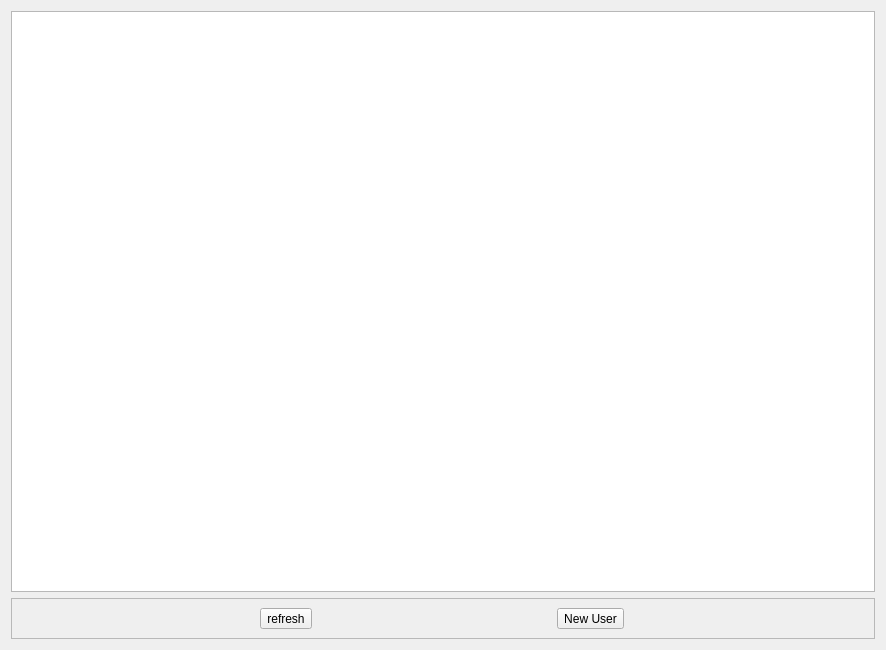
<?xml version="1.0" encoding="UTF-8"?>
<ui version="4.0">
 <class>UsersTab</class>
 <widget class="QWidget" name="UsersTab">
  <property name="geometry">
   <rect>
    <x>0</x>
    <y>0</y>
    <width>886</width>
    <height>650</height>
   </rect>
  </property>
  <property name="windowTitle">
   <string>Form</string>
  </property>
  <layout class="QVBoxLayout" name="verticalLayout">
   <item>
    <widget class="QTableView" name="tableView">
     <property name="contextMenuPolicy">
      <enum>Qt::CustomContextMenu</enum>
     </property>
     <property name="editTriggers">
      <set>QAbstractItemView::NoEditTriggers</set>
     </property>
     <property name="alternatingRowColors">
      <bool>true</bool>
     </property>
     <property name="selectionMode">
      <enum>QAbstractItemView::ExtendedSelection</enum>
     </property>
     <property name="selectionBehavior">
      <enum>QAbstractItemView::SelectRows</enum>
     </property>
     <property name="gridStyle">
      <enum>Qt::SolidLine</enum>
     </property>
     <attribute name="horizontalHeaderStretchLastSection">
      <bool>true</bool>
     </attribute>
     <attribute name="verticalHeaderVisible">
      <bool>false</bool>
     </attribute>
     <attribute name="verticalHeaderDefaultSectionSize">
      <number>40</number>
     </attribute>
     <attribute name="verticalHeaderMinimumSectionSize">
      <number>40</number>
     </attribute>
     <attribute name="verticalHeaderStretchLastSection">
      <bool>false</bool>
     </attribute>
    </widget>
   </item>
   <item>
    <widget class="QFrame" name="frame_3">
     <property name="frameShape">
      <enum>QFrame::StyledPanel</enum>
     </property>
     <property name="frameShadow">
      <enum>QFrame::Raised</enum>
     </property>
     <layout class="QHBoxLayout" name="horizontalLayout_7">
      <item>
       <widget class="QToolButton" name="refreshUsersButton">
        <property name="text">
         <string>refresh</string>
        </property>
        <property name="icon">
         <iconset resource="../../qrc.qrc">
          <normaloff>:/icons/color/icons8-synchronize-96.png</normaloff>:/icons/color/icons8-synchronize-96.png</iconset>
        </property>
        <property name="iconSize">
         <size>
          <width>48</width>
          <height>48</height>
         </size>
        </property>
       </widget>
      </item>
      <item>
       <widget class="QToolButton" name="addUserButton">
        <property name="text">
         <string>New User</string>
        </property>
        <property name="icon">
         <iconset resource="../../qrc.qrc">
          <normaloff>:/icons/color/icons8-add-user-male-96.png</normaloff>:/icons/color/icons8-add-user-male-96.png</iconset>
        </property>
        <property name="iconSize">
         <size>
          <width>48</width>
          <height>48</height>
         </size>
        </property>
       </widget>
      </item>
     </layout>
    </widget>
   </item>
  </layout>
 </widget>
 <resources>
  <include location="../../qrc.qrc"/>
 </resources>
 <connections/>
</ui>
